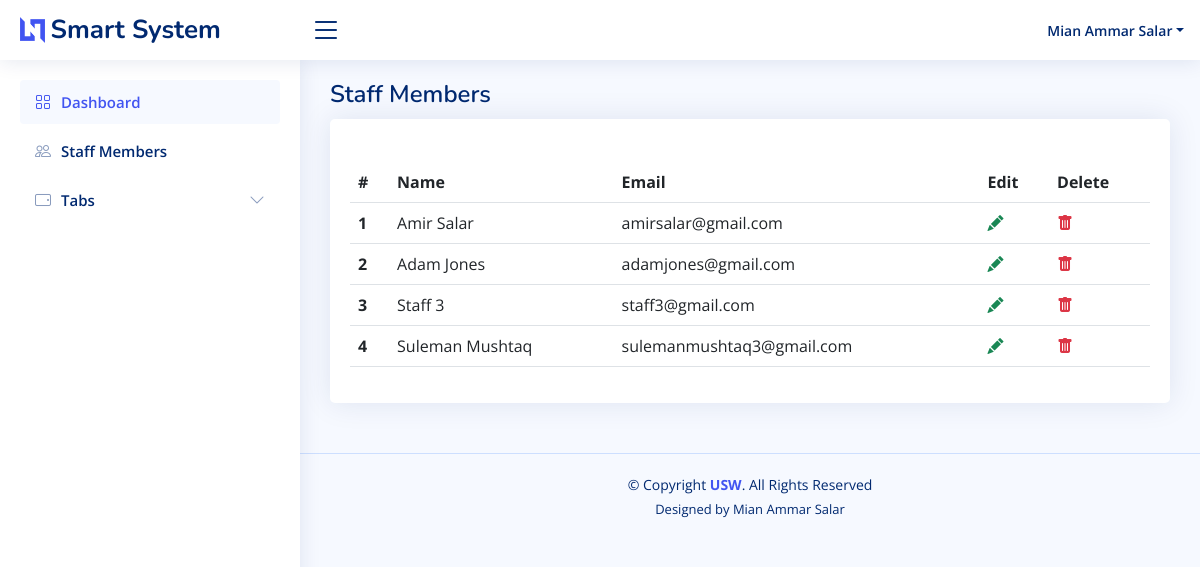
The app's page /staff_members.php (signed in) with its own data.
### tables this page shows
CREATE TABLE `staff` (
  `staff_id` int(11) NOT NULL,
  `staff_name` varchar(225) NOT NULL,
  `staff_email` varchar(225) NOT NULL,
  `staff_password` varchar(225) NOT NULL
);

### admin/custom_functions.php (called while the page is built, shortened)
<?php
function getAllStaffMembers($conn)
{
    $allStaffMembersQuery = "SELECT * FROM `staff`";
    $allStaffMembersQueryResult = mysqli_query($conn, $allStaffMembersQuery);
    $data = array();
    if (mysqli_num_rows($allStaffMembersQueryResult) > 0) {
        while ($row = $allStaffMembersQueryResult->fetch_assoc()) {
            $data[] = $row;
        }
    }
    return $data;
}

### staff_members.php (the view, shortened to what this page needs)
<?php
$pageTile = "Staff Members";
require_once "commons/head.php";
$staffMembers = getAllStaffMembers($conn);
?>
<?php require_once "commons/header.php"; ?>
    <main id="main" class="main">
        <div class="pagetitle">
            <h1><?php echo $pageTile ?></h1>
        </div>
        <section class="section dashboard">
            <div class="row">
                <div class="col-lg-12">
                    <div class="card">
                        <div class="card-body">
                            <h5 class="card-title"></h5>
                            <table class="table datatable">
                                <thead>
                                <tr>
                                    <th scope="col">#</th>
                                    <th scope="col">Name</th>
                                    <th scope="col">Email</th>
                                    <th scope="col">Edit</th>
                                    <th scope="col">Delete</th>
                                </tr>
                                </thead>
                                <tbody>
                                <?php
                                $i = 0;
                                foreach ($staffMembers as $staffMember):
                                    $i++;
                                    ?>
                                    <tr>
                                        <th scope="row"><?php echo $i ?></th>
                                        <td><?php echo $staffMember['staff_name'] ?></td>
                                        <td><?php echo $staffMember['staff_email'] ?></td>
                                        <td><a class="text-success"
                                               href="edit_member.php?staff_id=<?php echo "{$staffMember['staff_id']}"; ?>">
                                                <i class="bi-pencil-fill"></i></a></td>
                                        <td><a class="text-danger" onclick="return validateDeleteStaff(<?php echo "{$staffMember['staff_id']}"; ?>)"
                                            id="btn-delete-staff" style=" cursor: pointer;" >
                                                <i class="bi bi-trash-fill"></i></a></td>
                                    </tr>
                                <?php
                                endforeach;
                                ?>
                                </tbody>
                            </table>
                        </div>
                    </div>
                </div>
            </div>
        </section>
    </main>
<?php require_once "commons/footer.php"; ?>

### commons/head.php (shortened to what this page needs)
<?php
require_once "admin/db_connection.php";
require_once "admin/custom_functions.php";
?>
<!DOCTYPE html>
<html lang="en">
<head>
    <link href="assets/vendor/bootstrap/css/bootstrap.min.css" rel="stylesheet">
    <link href="assets/vendor/bootstrap-icons/bootstrap-icons.css" rel="stylesheet">
    <link href="assets/vendor/boxicons/css/boxicons.min.css" rel="stylesheet">
    <link href="assets/vendor/quill/quill.snow.css" rel="stylesheet">
    <link href="assets/vendor/quill/quill.bubble.css" rel="stylesheet">
    <link href="assets/vendor/remixicon/remixicon.css" rel="stylesheet">
    <link href="assets/vendor/simple-datatables/style.css" rel="stylesheet">
    <link href="assets/css/style.css" rel="stylesheet">
</head>
<body>

### commons/header.php (shortened to what this page needs)
<?php
$userName = "";
if (isset($_SESSION['admin'])) {
    $userName = $_SESSION['admin_name'];
}if (isset($_SESSION['staff'])) {
    $userName = $_SESSION['staff_name'];
}
?>
<header id="header" class="header fixed-top d-flex align-items-center">
    <div class="d-flex align-items-center justify-content-between">
        <a href="index.php" class="logo d-flex align-items-center">
            <img src="assets/img/logo.png" alt="">
            <span class="d-none d-lg-block">Smart System</span>
        </a>
        <i class="bi bi-list toggle-sidebar-btn"></i>
    </div>
    <nav class="header-nav ms-auto">
        <ul class="d-flex align-items-center">
            <li class="nav-item dropdown pe-3">
                <a class="nav-link nav-profile d-flex align-items-center pe-0" href="#" data-bs-toggle="dropdown">
                    <span class="d-none d-md-block dropdown-toggle ps-2"><?php echo $userName ?></span>
                </a>
            </li>
        </ul>
    </nav>
</header>
<aside id="sidebar" class="sidebar">
     <ul class="sidebar-nav" id="sidebar-nav">
         <li class="nav-item">
             <a class="nav-link " href="index.php">
                 <i class="bi bi-grid"></i>
                 <span>Dashboard</span>
             </a>
         </li>
    <?php
    if (isset($_SESSION['admin']) && $_SESSION['admin'] == 'True'):
    ?>
    <li class="nav-item">
        <a class="nav-link collapsed" href="staff_members.php">
            <i class="bi bi-people"></i>
            <span>Staff Members</span>
        </a>
    </li>
    <?php
      endif;
            ?>
         <li class="nav-item">
             <a class="nav-link collapsed" data-bs-target="#icons-nav" data-bs-toggle="collapse" href="#">
                 <i class="bi bi-tablet-landscape"></i><span>Tabs</span><i class="bi bi-chevron-down ms-auto"></i>
             </a>
         </li>
    </ul>
</aside>

### commons/footer.php (shortened to what this page needs)
<footer id="footer" class="footer">
    <div class="copyright">
        &copy; Copyright <a href="https://www.southwales.ac.uk/"><strong><span>USW</span></strong></a>. All Rights Reserved
    </div>
    <div class="credits">
        Designed by Mian Ammar Salar
    </div>
</footer>
</body>
</html>

### assets/css/style.css (style rules this page uses)
:root { scroll-behavior: smooth; }
body { font-family: "Open Sans", sans-serif; background: #f6f9ff; color: #444444; }
a { color: #4154f1; text-decoration: none; }
h1, h2, h3, h4, h5, h6 { font-family: "Nunito", sans-serif; }
#main { margin-top: 60px; padding: 20px 30px; transition: all 0.3s; }
.pagetitle { margin-bottom: 10px; }
.pagetitle h1 { font-size: 24px; margin-bottom: 0; font-weight: 600; color: #012970; }
.card { margin-bottom: 30px; border: none; border-radius: 5px; box-shadow: 0px 0 30px rgba(1, 41, 112, 0.1); }
.card-title { padding: 20px 0 15px 0; font-size: 18px; font-weight: 500; color: #012970; font-family: "Poppins", sans-serif; }
.card-body { padding: 0 20px 20px 20px; }
.logo { line-height: 1; }
@media (min-width: 1200px) { .logo { width: 280px; } }
.logo img { max-height: 26px; margin-right: 6px; }
.logo span { font-size: 26px; font-weight: 700; color: #012970; font-family: "Nunito", sans-serif; }
.header { transition: all 0.5s; z-index: 997; height: 60px; box-shadow: 0px 2px 20px rgba(1, 41, 112, 0.1); background-color: #fff; padding-left: 20px; }
.header .toggle-sidebar-btn { font-size: 32px; padding-left: 10px; cursor: pointer; color: #012970; }
.header-nav ul { list-style: none; }
.header-nav>ul { margin: 0; padding: 0; }
.header-nav .nav-profile { color: #012970; }
.header-nav .nav-profile span { font-size: 14px; font-weight: 600; }
.sidebar { position: fixed; top: 60px; left: 0; bottom: 0; width: 300px; z-index: 996; transition: all 0.3s; padding: 20px; overflow-y: auto; scrollbar-width: thin; scrollbar-color: #aab7cf transparent; box-shadow: 0px 0px 20px rgba(1, 41, 112, 0.1); background-color: #fff; }
@media (min-width: 1200px) { #main, #footer { margin-left: 300px; } }
.sidebar-nav { padding: 0; margin: 0; list-style: none; }
.sidebar-nav li { padding: 0; margin: 0; list-style: none; }
.sidebar-nav .nav-item { margin-bottom: 5px; }
.sidebar-nav .nav-link { display: flex; align-items: center; font-size: 15px; font-weight: 600; color: #4154f1; transition: 0.3; background: #f6f9ff; padding: 10px 15px; border-radius: 4px; }
.sidebar-nav .nav-link i { font-size: 16px; margin-right: 10px; color: #4154f1; }
.sidebar-nav .nav-link.collapsed { color: #012970; background: #fff; }
.sidebar-nav .nav-link.collapsed i { color: #899bbd; }
.sidebar-nav .nav-link .bi-chevron-down { margin-right: 0; transition: transform 0.2s ease-in-out; }
.footer { padding: 20px 0; font-size: 14px; transition: all 0.3s; border-top: 1px solid #cddfff; }
.footer .copyright { text-align: center; color: #012970; }
.footer .credits { padding-top: 5px; text-align: center; font-size: 13px; color: #012970; }

### records on screen
staff: staff_name "Amir Salar", staff_email "amirsalar@gmail.com"
staff: staff_name "Adam Jones", staff_email "adamjones@gmail.com"
staff: staff_name "Staff 3", staff_email "staff3@gmail.com"
staff: staff_name "Suleman Mushtaq", staff_email "sulemanmushtaq3@gmail.com"

### other values on screen
$userName "Mian Ammar Salar"
$pageTile "Staff Members"
